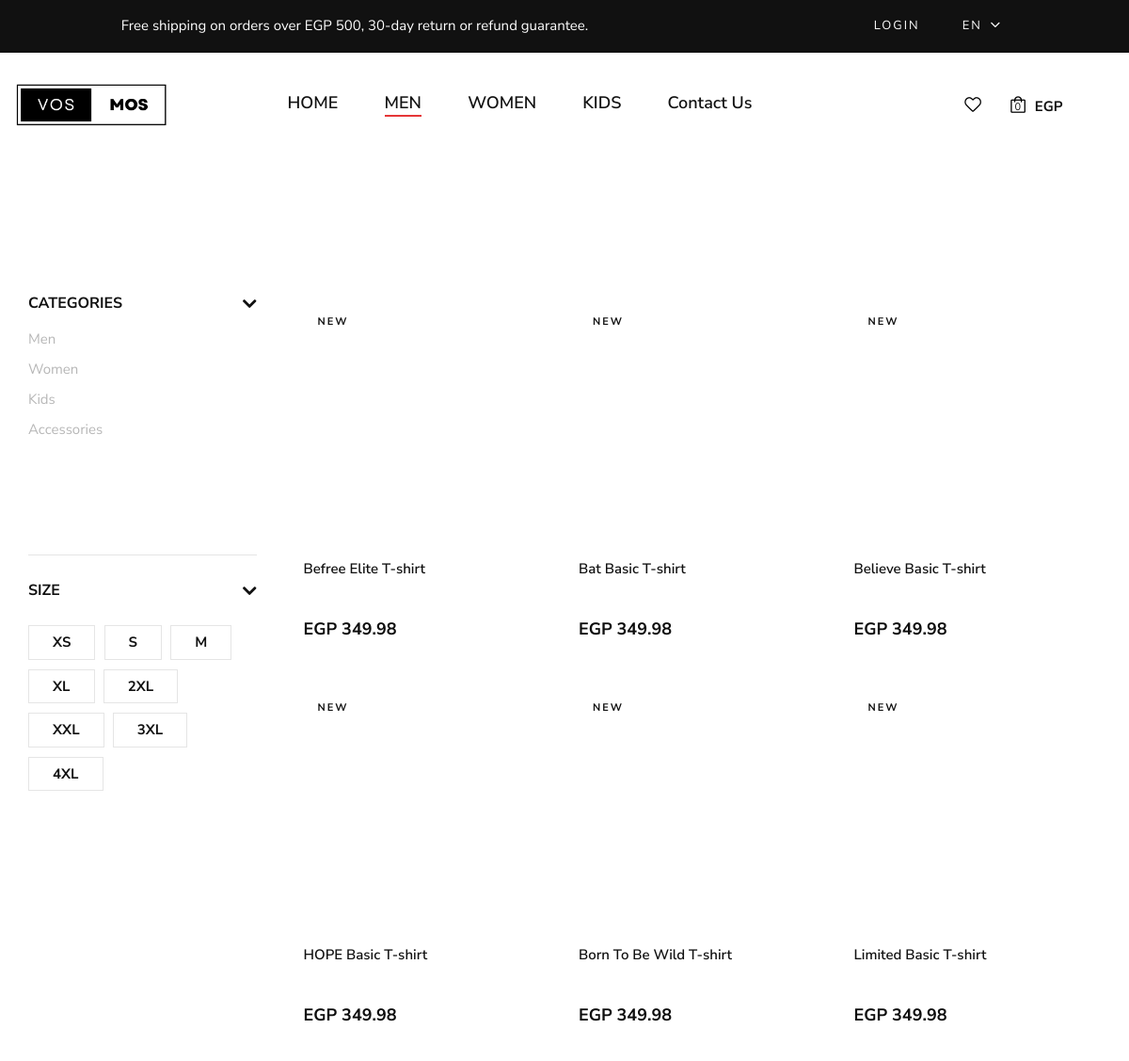
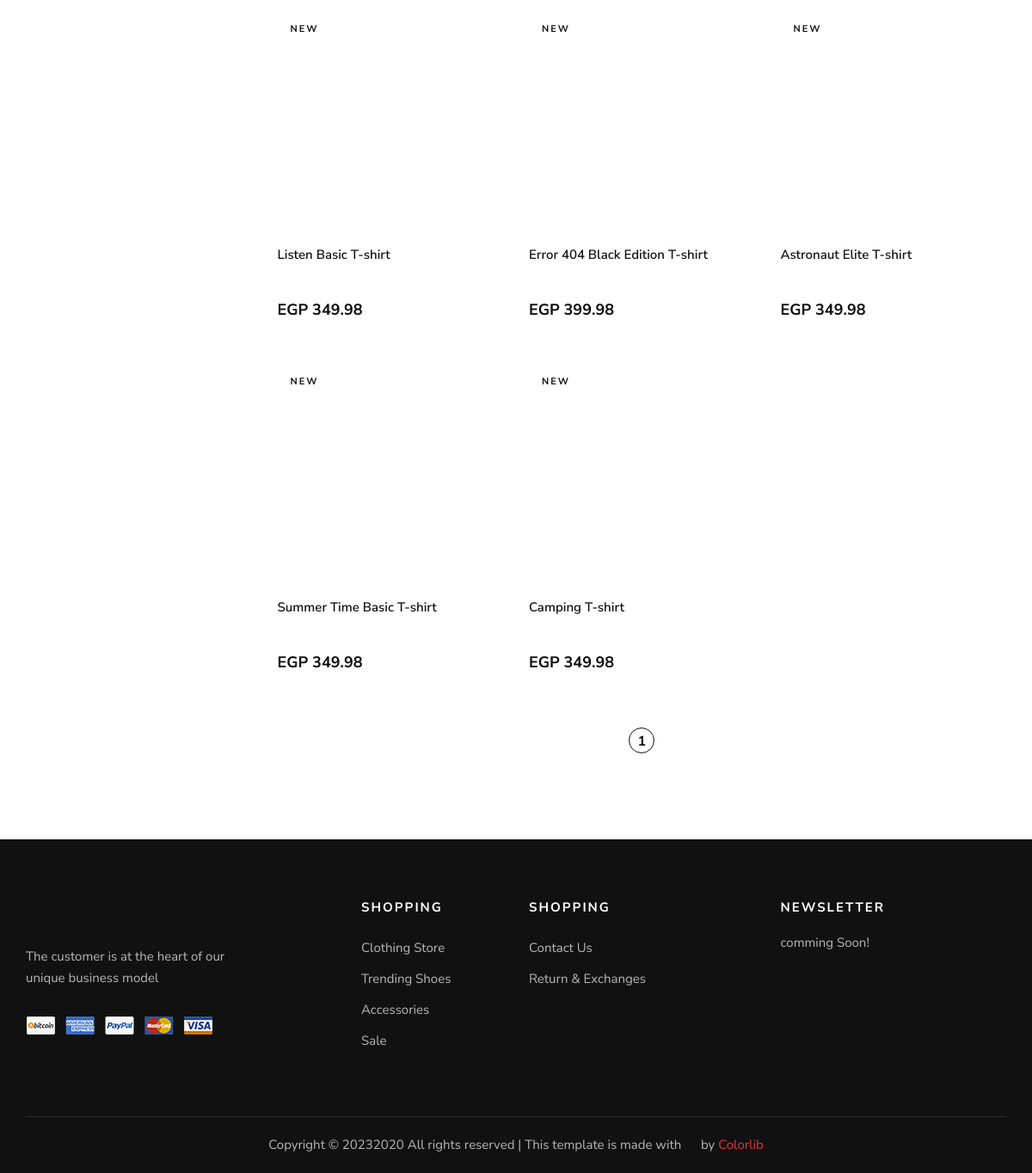
The app's page /products/M/, older data (2 pictures, top to bottom).
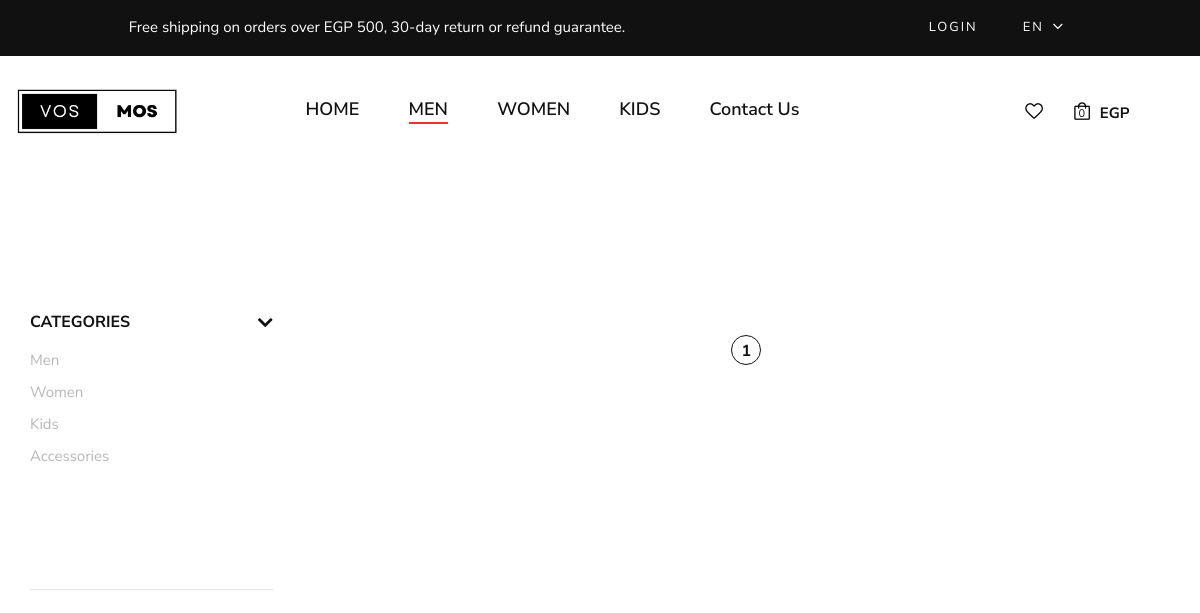
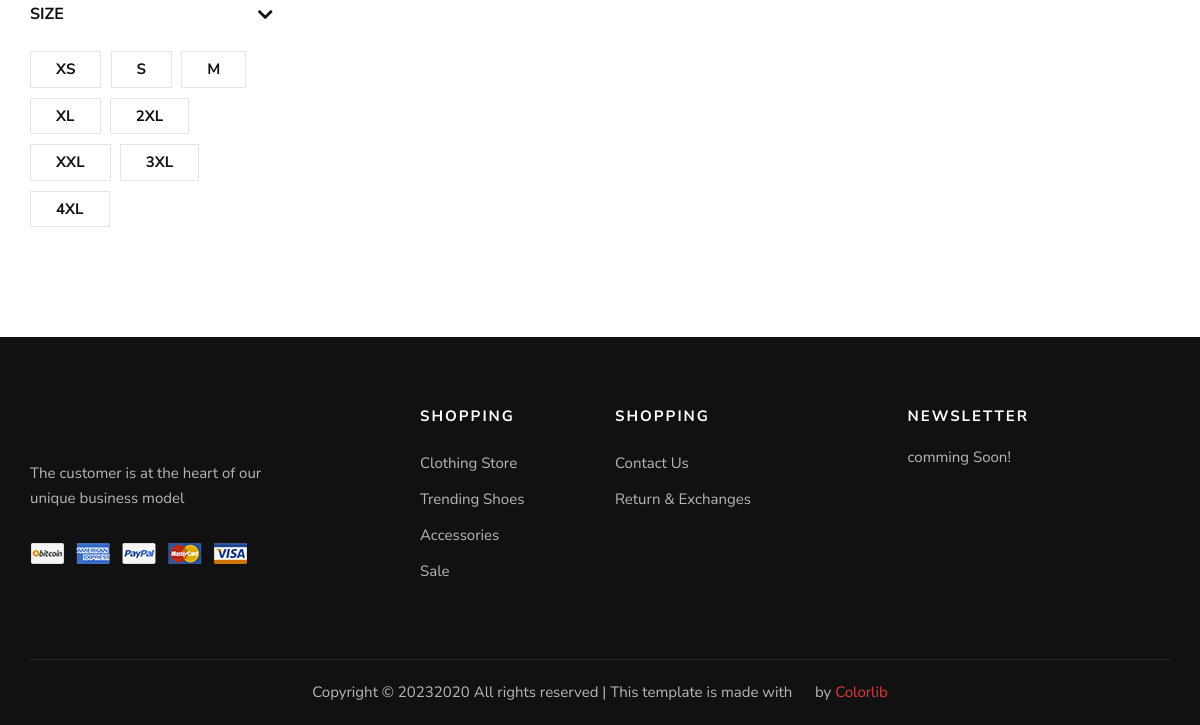
The same page, newer data (2 pictures, top to bottom).
### frontend/models.py (models this page shows)
class Product(models.Model):
    CATEGORY_CHOICES = (
        ('M', 'Men'),
        ('W', 'Women'),
        ('K', 'Kids'),
        ('A', 'Accessories'),
    )
    SUB_CATEGORY_CHOICES = (
    ('S', 'Shirt'),
    ('SW', 'Sport wear'),
    ('OW', 'Outwear')
    )
    LABEL_CHOICES = (
        ('NEW', 'primary'),
        ('BEST Seller', 'secondary'),
        ('N', '')
    )
    product_id = models.AutoField
    id = models.AutoField(primary_key=True, auto_created=True)
    product_name = models.CharField(max_length=50)
    category = models.CharField(choices=CATEGORY_CHOICES, max_length=2)
    label = models.CharField(choices=LABEL_CHOICES, max_length=11, default="")
    subcategory = models.CharField(choices= SUB_CATEGORY_CHOICES ,max_length=50, default="")
    price = models.FloatField(default=0)
    discount_price = models.FloatField(default=0)
    pub_date = models.DateField()
    image = models.ImageField(upload_to=rename_image, default="", blank=True, null=True)
    material = models.CharField(max_length=50, default="Coton 100%")
    description = models.TextField(default="Are you looking for a t shirt that is comfortable, stylish and affordable? Look no further than our new collection of t shirts, designed to suit any occasion and personality. Whether you want to express your creativity, show your support for a cause, or simply enjoy a casual day out, we have the perfect t shirt for you. Our t shirts are made from high-quality cotton, which is soft, breathable and durable. They come in a variety of colors, sizes and designs, so you can find the one that matches your style and mood.  Our t shirts are easy to wash and care for, and they will not fade or shrink over time. They are also eco-friendly and ethically produced, so you can wear them with confidence and pride. Order your t shirt today and enjoy free shipping for orders over EGP 500. You will love how you look and feel in our t shirts, and so will everyone else. Don't miss this opportunity to get the best t shirt ever.")
    path = models.CharField(max_length=50, default="")
    def get_absolute_url(self):
        return f"/product_detail/{self.id}/"

### frontend/views.py (the view)
# urls.py: path('products/', views.show_products, name='show_products'),
def show_products(request, category=None, subcategory=None):
    products = Product.objects.all()
    if category:
        products = products.filter(category=category)
    if subcategory:
        products = products.filter(subcategory=subcategory)
    paginator = Paginator(products, 15) # Show 15 products per page
    page_number = request.GET.get('page')
    page_obj = paginator.get_page(page_number)
    context = {'page_obj': page_obj, 'categories': Product.CATEGORY_CHOICES, 'subcategories': Product.SUB_CATEGORY_CHOICES}
    return render(request, 'products.html', context)

### frontend/templates/products.html (shortened to what the changed rows need)
{% extends "layout.html" %}
{% load static %}
{% block body %}
    <section class="shop spad">
        <div class="container">
            <div class="row">
                 <div class="col-lg-3">
                        <div id="filters" class="collapse">
                        <div class="shop__sidebar">
                            <div class="shop__sidebar__accordion">
                                <div class="accordion" id="accordionExample">
                                    <div class="card">
                                        <div id="collapseOne" class="collapse show" data-parent="#accordionExample">
                                            <div class="card-body">
                                                <div class="shop__sidebar__categories">
                                                    <ul class="nice-scroll">
                                                        {% for category, label in categories %}
                                                        <li><a href="{% url 'show_products' category %}">{{ label }}</a></li>
                                                        {% endfor %}
                                                    </ul>
                                                </div>
                                            </div>
                                        </div>
                                    </div>
                                </div>
                            </div>
                        </div>
                    </div>
                </div>
                <div class="col-lg-9">
                    <div class="row">
                        {% for product in page_obj %}
                            <div class="col-lg-4 col-md-6 col-sm-6 col-6">
                                    <div class="product__item" data-size="{{ product.size }}" data-price="{{ product.price }}">
                                        <div class="product__item__pic set-bg" data-setbg="{% static product.path %}"
                                            onclick="window.location.href='{{ product.get_absolute_url }}'">
                                            {% if product.label != 'N' %}
                                            <span class="label">{{ product.label }}</span>
                                            {% endif %}
                                        </div>
                                        <div class="product__item__text">
                                            <h6>{{ product.product_name }}</h6>
                                            <div class="rating">
                                                <i class="fa fa-star-o"></i>
                                                <i class="fa fa-star-o"></i>
                                                <i class="fa fa-star-o"></i>
                                                <i class="fa fa-star-o"></i>
                                                <i class="fa fa-star-o"></i>
                                            </div>
                                            <h5>EGP {{ product.price|floatformat:2 }}</h5>
                                        </div>
                                    </div>
                            </div>
                                  {% endfor %}
                    </div>
                    <div class="row">
                        <div class="col-lg-12">
                            <div class="product__pagination">
                                {% for i in page_obj.paginator.page_range %}
                                    {% if page_obj.number == i %}
                                        <a class="active" href="?page={{ i }}">{{ i }}</a>
                                    {% else %}
                                        <a href="?page={{ i }}">{{ i }}</a>
                                    {% endif %}
                                {% endfor %}
                            </div>
                        </div>
                    </div>
                </div>
            </div>
        </div>
    </section>
{% endblock %}

Row changes from the older to the newer data that the page shows:
no longer on this page (row edited): Product: label "NEW", product_name "Befree Elite T-shirt", price "349.98"
no longer on this page (row edited): Product: label "NEW", product_name "Bat Basic T-shirt", price "349.98"
no longer on this page (row edited): Product: label "NEW", product_name "Believe Basic T-shirt", price "349.98"
no longer on this page (row edited): Product: label "NEW", product_name "HOPE Basic T-shirt", price "349.98"
no longer on this page (row edited): Product: label "NEW", product_name "Born To Be Wild T-shirt", price "349.98"
no longer on this page (row edited): Product: label "NEW", product_name "Limited Basic T-shirt", price "349.98"
no longer on this page (row edited): Product: label "NEW", product_name "Listen Basic T-shirt", price "349.98"
no longer on this page (row edited): Product: label "NEW", product_name "Error 404 Black Edition T-shirt", price "399.98"
no longer on this page (row edited): Product: label "NEW", product_name "Astronaut Elite T-shirt", price "349.98"
no longer on this page (row edited): Product: label "NEW", product_name "Summer Time Basic T-shirt", price "349.98"
no longer on this page (row edited): Product: label "NEW", product_name "Camping T-shirt", price "349.98"
